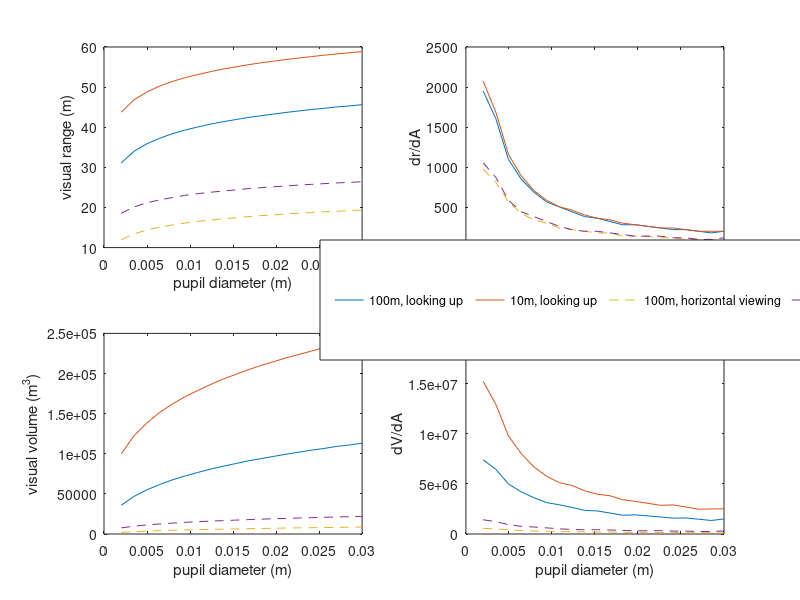

Reproduce this figure in MATLAB.
close all; clear all;

warning('If parameters or bounds are changed rerun constantDepthVals_rvsA to refresh values')

load('constantDepth_rvsA')

%% PLOT FIG 4

rangevspupilsize=figure();

subplot(2,2,1)
line1=plot(pupilValues,visualRangeSolutions(1).up);
hold on;
line2=plot(pupilValues,visualRangeSolutions(2).up);
line3=plot(pupilValues,visualRangeSolutions(1).hor,'--');
line4=plot(pupilValues,visualRangeSolutions(2).hor,'--');
xlabel('pupil diameter (m)'); ylabel('visual range (m)');

subplot(2,2,2)
plot(pupilValues,derivativeVisualRange(1).up);
hold on;
plot(pupilValues,derivativeVisualRange(2).up);
plot(pupilValues,derivativeVisualRange(1).hor,'--');
plot(pupilValues,derivativeVisualRange(2).hor,'--');
xlabel('pupil diameter (m)'); ylabel('dr/dA');

subplot(2,2,3)
plot(pupilValues,visualVolumeSolutions(1).up);
hold on;
plot(pupilValues,visualVolumeSolutions(2).up);
plot(pupilValues,visualVolumeSolutions(1).hor,'--');
plot(pupilValues,visualVolumeSolutions(2).hor,'--');
xlabel('pupil diameter (m)'); ylabel('visual volume (m^3)');

subplot(2,2,4)
plot(pupilValues,derivativeVisualVolume(1).up);
hold on;
plot(pupilValues,derivativeVisualVolume(2).up);
plot(pupilValues,derivativeVisualVolume(1).hor,'--');
plot(pupilValues,derivativeVisualVolume(2).hor,'--');
xlabel('pupil diameter (m)'); ylabel('dV/dA');

hL = legend([line1,line2,line3,line4],...
    {'100m, looking up','10m, looking up','100m, horizontal viewing','10m, horizontal viewing'});

newPosition = [0.4 0.4 0.2 0.2];
newUnits = 'normalized';
set(hL,'Position', newPosition,'Units', newUnits,'Orientation','horizontal');